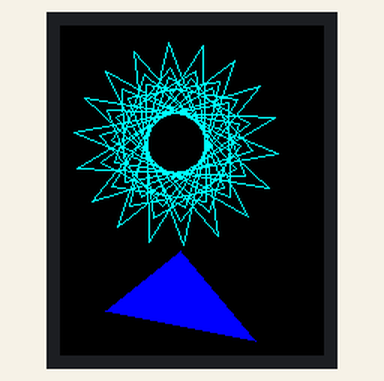
Simulated run of this sketch. Board: Arduino Uno, built with avr-gcc and run on an emulated ATmega328P. Parts: 176×220 colour display.

Above: at 1.3 s.
At 7.4 s:
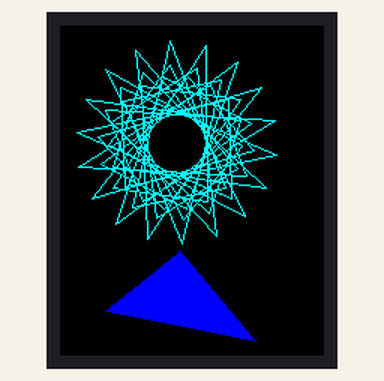
At 13.4 s:
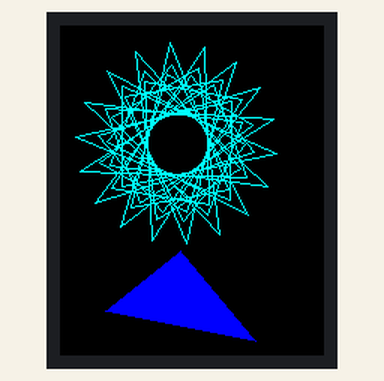
At 19.5 s:
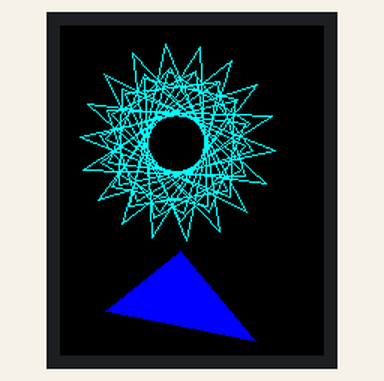
At 25.6 s:
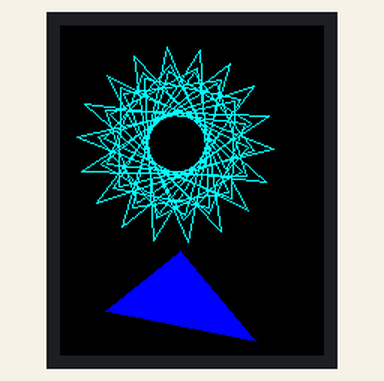
At 37.8 s:
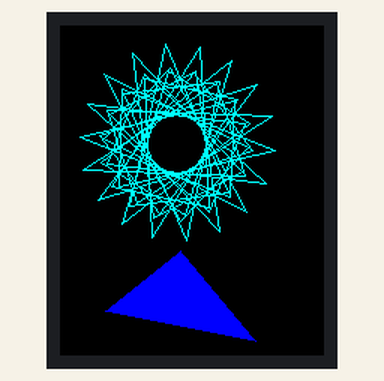

Measured:
- what the display in image 0 shows lasts 5.1 s, from 1.2 s to 6.3 s

The sketch:

lcd_tft_test.ino
```cpp
#include "SPI.h"
#include "TFT_22_ILI9225.h"
#include "math.h"

#define TFT_RST A4
#define TFT_RS  A3
#define TFT_CS  A5  // SS
#define TFT_SDI A2  // MOSI
#define TFT_CLK A1  // SCK
#define TFT_LED 0   // 0 if wired to +5V directly

#define TFT_BRIGHTNESS 200 // Initial brightness of TFT backlight (optional)

#define ROTATE_ANGLE 20 // Angle in degrees to rotate the triangle

struct _point
{
    int16_t x;
    int16_t y;
};

// Use hardware SPI (faster - on Uno: 13-SCK, 12-MISO, 11-MOSI)
TFT_22_ILI9225 tft = TFT_22_ILI9225(TFT_RST, TFT_RS, TFT_CS, TFT_SDI, TFT_CLK, TFT_LED);

// Variables and constants
_point c1, c2, c3, cc;

// Setup
void setup() {
  tft.begin();

  // Define triangle start coordinates
  c1.x = 30;  c1.y = 30;
  c2.x = 120; c2.y = 80;
  c3.x = 80;  c3.y = 130;

  // Determine the rotation point, i.e. the center of the triangle
  cc = getCoordCentroid(c1, c2, c3);

  tft.clear();
}

// Loop
void loop() {
  // Calculate the number of steps to rotate the triangle a full rotation
  int16_t steps = (int16_t)(360 / ROTATE_ANGLE);

  // Draw solid triangle
  tft.fillTriangle(30, 190, 80, 150, 130, 210, COLOR_BLUE);


  for (int8_t i = 0; i < steps; i++) {
    // Draw triangle
    tft.drawTriangle(c1.x, c1.y, c2.x, c2.y, c3.x, c3.y, COLOR_CYAN);
    // Rotate triangle
    rotateTriangle(c1, c2, c3, cc, ROTATE_ANGLE);
    delay(50);
  }
  delay(5000);
  tft.clear();
}

// Get centroid of triangle
_point getCoordCentroid( _point a, _point b, _point c ) {
  _point o;

  o.x = (int16_t)((a.x + b.x + c.x) / 3);
  o.y = (int16_t)((a.y + b.y + c.y) / 3);

  return o;
}

// Rotate triangle around point r
void rotateTriangle( _point &a, _point &b, _point &c, _point r, int16_t deg ) {

  // Convert degrees to radians
  float angle = (float)deg * 1000 / 57296;

  // Rotate each individual point
  a = rotatePoint( r, angle, a);
  b = rotatePoint( r, angle, b);
  c = rotatePoint( r, angle, c);
}

// Rotate each point p around c
_point rotatePoint( _point c, float angle, _point p ) {
  _point r;

  // 1. translate point back to origin
  // 2. rotate point
  // 3. translate point back

  r.x = cos(angle) * (p.x - c.x) - sin(angle) * (p.y - c.y) + c.x;
  r.y = sin(angle) * (p.x - c.x) + cos(angle) * (p.y - c.y) + c.y;

  return r;
}
```
